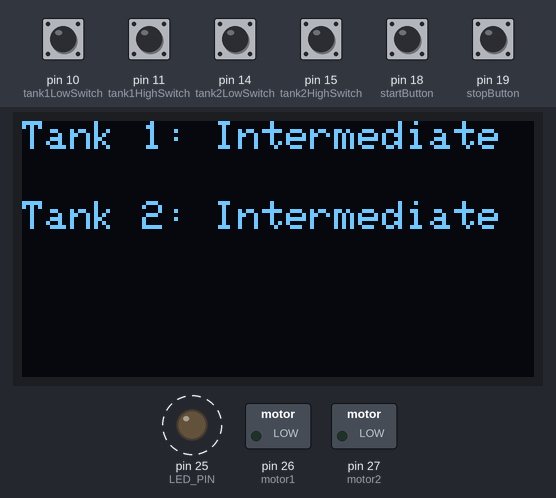
Recording of a sketch running on a simulated Arduino Mega 2560, built with avr-gcc and run on an emulated ATmega2560. Parts: 128×64 one-colour display, switched loads named in the sketch (green lamp = pin HIGH), output pins drawn as LEDs (lit = HIGH). Dashed ring = blinking. Inputs (shaded band) come from the test bench; at power-on: pin 10 (tank1LowSwitch), pin 11 (tank1HighSwitch), pin 14 (tank2LowSwitch), pin 15 (tank2HighSwitch), pin 18 (startButton), pin 19 (stopButton) HIGH.

Above: at 1.2 s.
1.3 s: pin 11 (tank1HighSwitch) pulled LOW for 0.15 s
At 1.91 s:
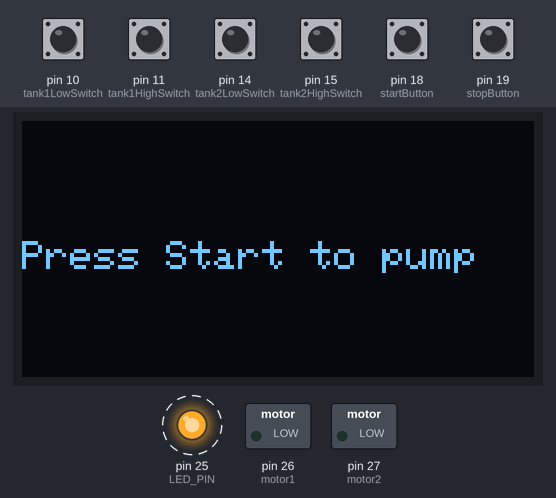
3.6 s: pin 10 (tank1LowSwitch) pulled LOW for 1 s
6.1 s: pin 18 (startButton) pulled LOW for 0.15 s
At 6.19 s:
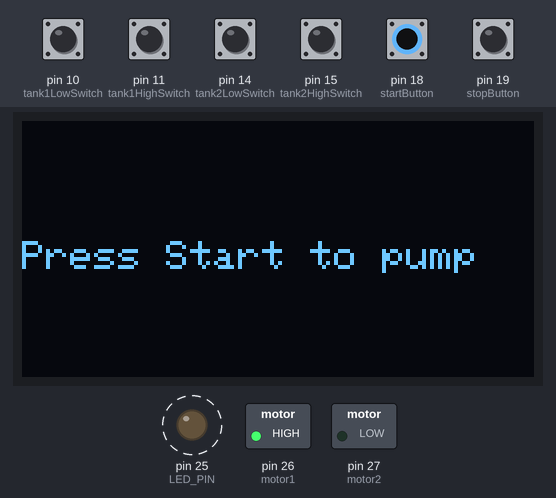
7.7 s: pin 14 (tank2LowSwitch) pulled LOW for 0.15 s
At 7.89 s:
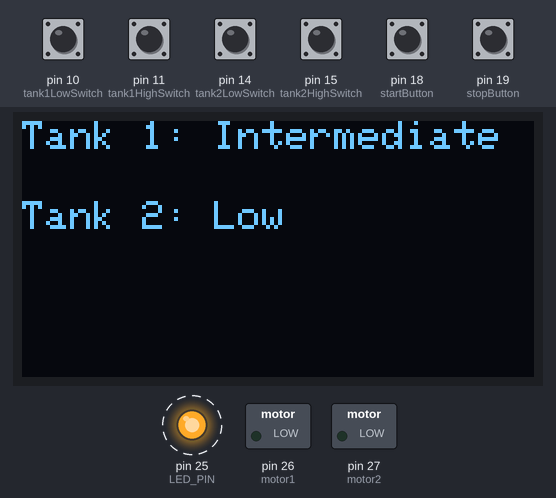
9.3 s: pin 15 (tank2HighSwitch) pulled LOW for 1 s
At 9.47 s:
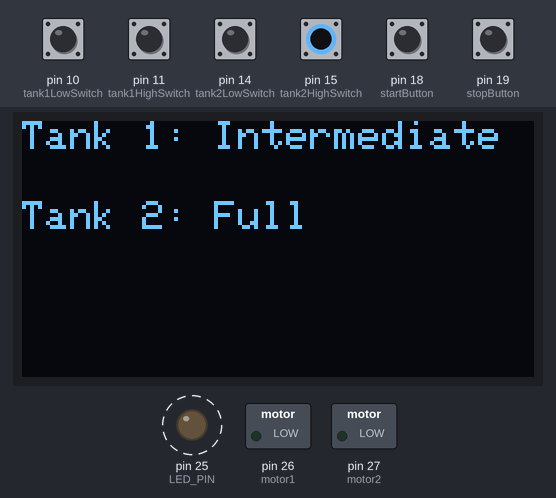
11.8 s: pin 14 (tank2LowSwitch) pulled LOW for 1 s
Timing chart, 0 to 15.3 s (numbered marks = the images above; inputs shaded):
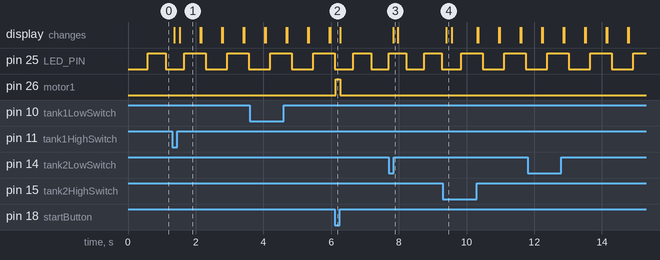

Measured:
- after the input at 1.3 s, the display: first changes after 0.07 s (image 1 shows a later state)
- after the input at 6.1 s, pin 26 (motor1): LOW → HIGH at once, → LOW 0.13 s later
- after the input at 7.7 s, the display: changes after 0.13 s (image 3)
- after the input at 9.3 s, the display: changes after 0.10 s (image 4)
- by itself, pin 25 (LED_PIN): alternates HIGH for 0.64 s and LOW for 0.64 s
- what the display in image 1 shows lasts 0.6 s, from 1.5 s to 2.1 s

The sketch:

automatic_with_button_overrides.ino
```cpp
#include <Wire.h>
#include <Adafruit_GFX.h>
#include <Adafruit_SSD1306.h>

#define SCREEN_WIDTH 128 // OLED display width, in pixels
#define SCREEN_HEIGHT 64 // OLED display height, in pixels

#define motor1 26 // GPIO 26 (Pin 31)
#define motor2 27 // GPIO 27 (Pin 32)

#define startButton 18 // GPIO 18 (Pin 24)
#define stopButton 19 // GPIO 19 (Pin 25)

#define tank1LowSwitch 10 // GPIO 10 (Pin 14)
#define tank1HighSwitch 11 // GPIO 11 (Pin 15)
#define tank2LowSwitch 14 // GPIO 14 (Pin 19)
#define tank2HighSwitch 15 // GPIO 15 (Pin 20)

#define LED_PIN 25 // Onboard LED (GPIO 25, Pin 13)

#define DEBOUNCE_MS 50 // Debounce time in milliseconds

#define PUMP1_MAX_RUNTIME 1800000 // 30 minutes in milliseconds
#define PUMP2_MAX_RUNTIME 7200000 // 2 hours in milliseconds
#define PUMP_REST_TIME 600000 // 10 minutes in milliseconds

enum PumpState { IDLE, WAIT_CONFIRMATION, RUNNING, FAULT };

volatile PumpState pumpState = IDLE;
volatile bool startButtonPressed = false;
volatile bool stopButtonPressed = false;

unsigned long pump1RunTime = 0;
unsigned long pump2RunTime = 0;
unsigned long pump1StopTime = 0;
unsigned long pump2StopTime = 0;

bool pump1Fault = false;
bool pump2Fault = false;

unsigned long lastBlinkTime = 0;
const unsigned long blinkInterval = 500; // Blink interval in milliseconds

Adafruit_SSD1306 display(SCREEN_WIDTH, SCREEN_HEIGHT, &Wire, -1);

void startButtonISR() {
  startButtonPressed = true;
}

void stopButtonISR() {
  stopButtonPressed = true;
}

void setup() {
  Serial.begin(115200);

  // Initialize I2C (default pins)
  Wire.begin();

  // Initialize display
  if (!display.begin(SSD1306_SWITCHCAPVCC, 0x3C)) {
    Serial.println(F("SSD1306 allocation failed"));
    for (;;);
  }
  display.clearDisplay();
  display.setTextSize(1);
  display.setTextColor(WHITE);

  pinMode(startButton, INPUT_PULLUP);
  pinMode(stopButton, INPUT_PULLUP);
  pinMode(motor1, OUTPUT);
  pinMode(motor2, OUTPUT);
  pinMode(LED_PIN, OUTPUT);

  pinMode(tank1LowSwitch, INPUT_PULLUP);
  pinMode(tank1HighSwitch, INPUT_PULLUP);
  pinMode(tank2LowSwitch, INPUT_PULLUP);
  pinMode(tank2HighSwitch, INPUT_PULLUP);

  attachInterrupt(digitalPinToInterrupt(startButton), startButtonISR, FALLING);
  attachInterrupt(digitalPinToInterrupt(stopButton), stopButtonISR, FALLING);
}

void loop() {
  displayTankLevels();
  blinkLED();

  unsigned long currentMillis = millis();

  if (pumpState == IDLE) {
    if (tankNeedsPumping() && !pump1Fault && !pump2Fault) {
      pumpState = WAIT_CONFIRMATION;
    }
  } else if (pumpState == WAIT_CONFIRMATION) {
    displayConfirmationMessage();
    if (startButtonPressed) {
      startButtonPressed = false;
      if (!pump1Fault) {
        pumpState = RUNNING;
        pump1RunTime = currentMillis;
        startMotor(motor1);
      } else if (!pump2Fault) {
        pumpState = RUNNING;
        pump2RunTime = currentMillis;
        startMotor(motor2);
      }
    }
  } else if (pumpState == RUNNING) {
    if (stopButtonPressed || tank1LowOpened() || tank2HighClosed()) {
      stopButtonPressed = false;
      stopMotors();
      pumpState = IDLE;
      if (currentMillis - pump1RunTime >= PUMP1_MAX_RUNTIME) {
        if (currentMillis - pump1StopTime < PUMP_REST_TIME) {
          pump1Fault = true;
          pumpState = FAULT;
        }
        pump1StopTime = currentMillis;
      }
      if (currentMillis - pump2RunTime >= PUMP2_MAX_RUNTIME) {
        if (currentMillis - pump2StopTime < PUMP_REST_TIME) {
          pump2Fault = true;
          pumpState = FAULT;
        }
        pump2StopTime = currentMillis;
      }
    }

    if (!pump1Fault && currentMillis - pump1RunTime >= PUMP1_MAX_RUNTIME) {
      stopMotors();
      pumpState = IDLE;
      pump1StopTime = currentMillis;
      delay(PUMP_REST_TIME);
      if (currentMillis - pump1RunTime >= PUMP1_MAX_RUNTIME) {
        pump1Fault = true;
        pumpState = FAULT;
      }
    }

    if (!pump2Fault && currentMillis - pump2RunTime >= PUMP2_MAX_RUNTIME) {
      stopMotors();
      pumpState = IDLE;
      pump2StopTime = currentMillis;
      delay(PUMP_REST_TIME);
      if (currentMillis - pump2RunTime >= PUMP2_MAX_RUNTIME) {
        pump2Fault = true;
        pumpState = FAULT;
      }
    }
  } else if (pumpState == FAULT) {
    displayFaultMessage();
  }

  delay(100); // Reduce loop speed
}

void displayTankLevels() {
  bool tank1Low = digitalRead(tank1LowSwitch) == LOW;
  bool tank1High = digitalRead(tank1HighSwitch) == LOW;
  bool tank2Low = digitalRead(tank2LowSwitch) == LOW;
  bool tank2High = digitalRead(tank2HighSwitch) == LOW;

  display.clearDisplay();
  display.setCursor(0, 0);
  display.print("Tank 1: ");
  if (tank1High) {
    display.println("Full");
  } else if (tank1Low) {
    display.println("Low");
  } else {
    display.println("Intermediate");
  }

  display.setCursor(0, 20);
  display.print("Tank 2: ");
  if (tank2High) {
    display.println("Full");
  } else if (tank2Low) {
    display.println("Low");
  } else {
    display.println("Intermediate");
  }
  display.display();
}

void displayConfirmationMessage() {
  display.clearDisplay();
  display.setCursor(0, 30);
  display.println("Press Start to pump");
  display.display();
}

void displayFaultMessage() {
  display.clearDisplay();
  display.setCursor(0, 30);
  display.println("FAULT STATE: Restart Required");
  display.display();
}

bool tankNeedsPumping() {
  bool tank1Low = digitalRead(tank1LowSwitch) == LOW;
  bool tank1High = digitalRead(tank1HighSwitch) == LOW;
  bool tank2Low = digitalRead(tank2LowSwitch) == LOW;
  bool tank2High = digitalRead(tank2HighSwitch) == LOW;

  // Example condition: Pump if tank 1 is high or tank 2 is high
  return tank1High || tank2High;
}

bool tank1LowOpened() {
  return digitalRead(tank1LowSwitch) == HIGH; // Tank 1 low switch opened
}

bool tank2HighClosed() {
  return digitalRead(tank2HighSwitch) == LOW; // Tank 2 high switch closed
}

void startMotor(int motor) {
  digitalWrite(motor1, motor == motor1 ? HIGH : LOW);
  digitalWrite(motor2, motor == motor2 ? HIGH : LOW);
}

void stopMotors() {
  digitalWrite(motor1, LOW);
  digitalWrite(motor2, LOW);
}

void blinkLED() {
  unsigned long currentMillis = millis();
  if (currentMillis - lastBlinkTime >= blinkInterval) {
    lastBlinkTime = currentMillis;
    digitalWrite(LED_PIN, !digitalRead(LED_PIN)); // Toggle the LED state
  }
}
```
